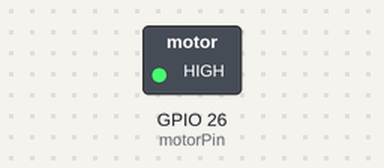
Bench run of a sketch on a simulated ESP32. Parts: switched loads named in the sketch (green lamp = pin HIGH). Dashed ring = blinking. What the sketch prints to the serial monitor is not drawn.

Above: at 0.5 s.
Timing chart, 0 to 4.6 s (numbered marks = the images above):
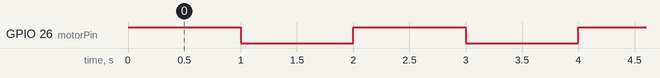

The sketch:

TryGrove.ino
```cpp
const int motorPin = 26;

void setup() {
  // Iniciar la comunicación serial para depuración
  Serial.begin(115200);
  // Inicializar pin de salida
  pinMode(motorPin, OUTPUT);

}

void loop() {
  // Encender el motor
  digitalWrite(motorPin, HIGH);
  Serial.println("Motor de vibración encendido.");
  // Mantener vibración por 1 segundo
  delay(1000);

  // Apagar motor
  digitalWrite(motorPin, LOW);
  Serial.println("Motor de vibración apagado.");
  // Mantener apagado por 1 segundo
  delay(1000);

}
```

Measured:
- by itself, GPIO 26 (motorPin): alternates HIGH for 1.0 s and LOW for 1.0 s
